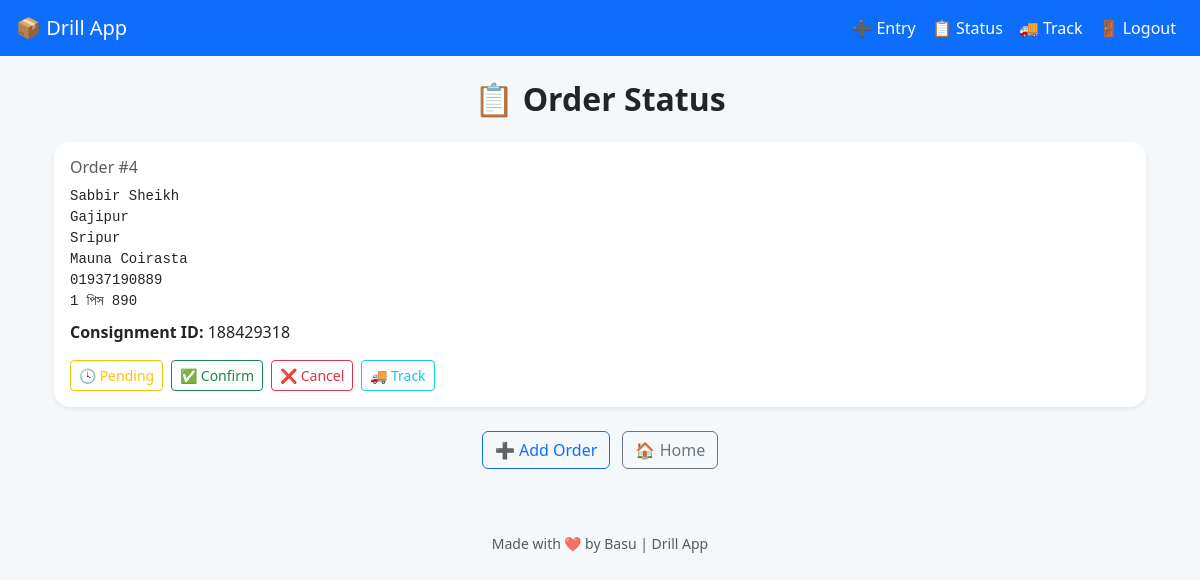
The app's page /status (signed in), older data.
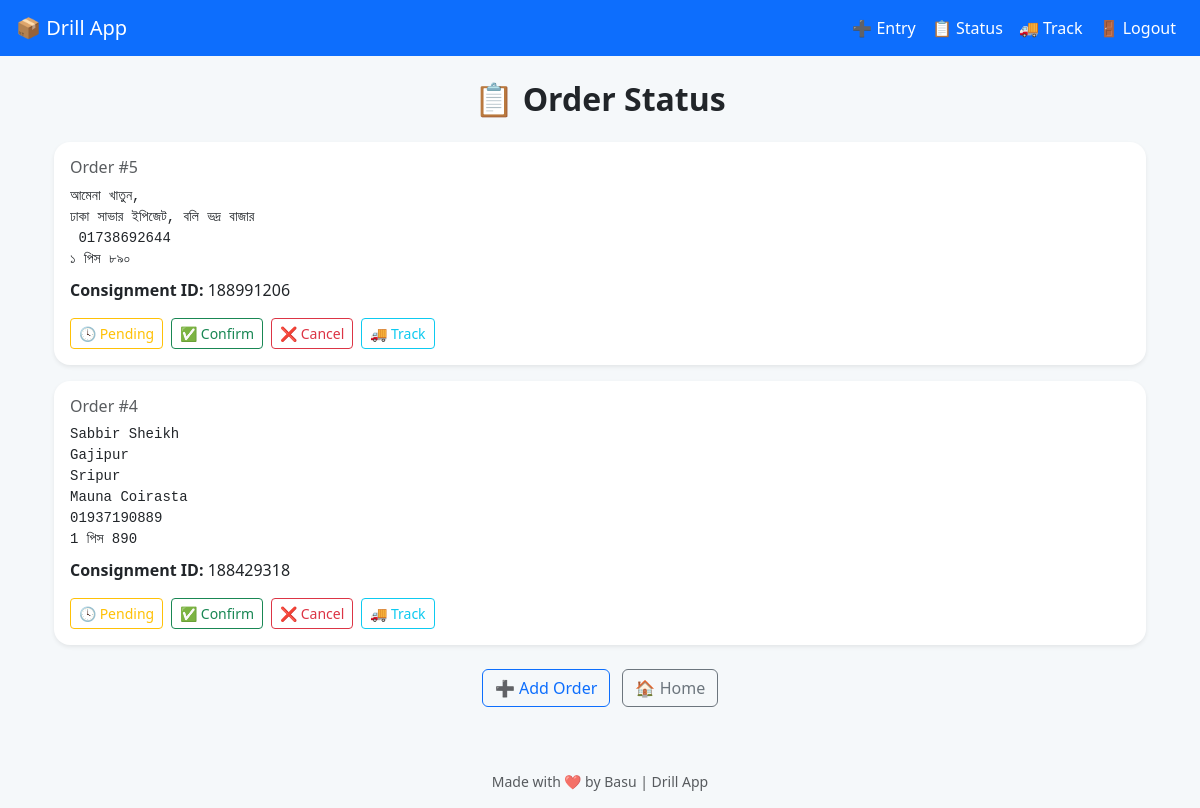
The same page, newer data.
### tables this page shows
CREATE TABLE orders (
                    id INTEGER PRIMARY KEY AUTOINCREMENT,
                    message TEXT,
                    status TEXT DEFAULT 'Pending',
                    consignment_id TEXT,
                    tracking_code TEXT,
                    user_id INTEGER,
                    FOREIGN KEY(user_id) REFERENCES users(id)
                );

### app.py (the view)
@app.route("/status")
def status():
    if "user_id" not in session:
        return redirect(url_for("login"))
    db = get_db()
    c = db.cursor()
    c.execute("SELECT * FROM orders WHERE user_id=? ORDER BY id DESC", (session["user_id"],))
    orders = c.fetchall()
    return render_template("status.html", orders=orders)

### app.py (called while the page is built)
def get_db():
    db = getattr(g, "_database", None)
    if db is None:
        need_init = not os.path.exists(DATABASE)
        db = g._database = sqlite3.connect(DATABASE)
        db.row_factory = sqlite3.Row
        if need_init:
            init_db(db)
    return db

@app.teardown_appcontext
def close_connection(exception):
    db = getattr(g, "_database", None)
    if db is not None:
        db.close()

### templates/status.html
{% extends "base.html" %}
{% block content %}
<div class="container mt-4">
  <h2 class="text-center fw-bold mb-4">📋 Order Status</h2>
  {% if orders %}
    {% for order in orders %}
      <div class="card mb-3 shadow-sm border-0">
        <div class="card-body">
          <h6 class="text-muted">Order #{{ order['id'] }}</h6>
          <pre class="mb-2" style="white-space: pre-wrap; word-wrap: break-word;">{{ order['message'] }}</pre>
          {% if order['consignment_id'] %}
            <p class="mb-2"><strong>Consignment ID:</strong> {{ order['consignment_id'] }}</p>
          {% endif %}
          <div class="d-flex flex-wrap gap-2 mt-3">
            <form action="{{ url_for('update_status', order_id=order['id'], new_status='Pending') }}" method="post">
              <button class="btn btn-outline-warning btn-sm">🕓 Pending</button>
            </form>
            <form action="{{ url_for('update_status', order_id=order['id'], new_status='Confirm') }}" method="post">
              <button class="btn btn-outline-success btn-sm">✅ Confirm</button>
            </form>
            <form action="{{ url_for('update_status', order_id=order['id'], new_status='Cancel') }}" method="post">
              <button class="btn btn-outline-danger btn-sm">❌ Cancel</button>
            </form>
            {% if order['consignment_id'] %}
            <a href="{{ url_for('track_order', order_id=order['id']) }}" class="btn btn-outline-info btn-sm">🚚 Track</a>
            {% endif %}
          </div>
        </div>
      </div>
    {% endfor %}
  {% else %}
    <div class="alert alert-secondary text-center">No orders found yet.</div>
  {% endif %}
  <div class="text-center mt-4">
    <a href="{{ url_for('entry') }}" class="btn btn-outline-primary me-2">➕ Add Order</a>
    <a href="{{ url_for('home') }}" class="btn btn-outline-secondary">🏠 Home</a>
  </div>
</div>
{% endblock %}

### templates/base.html (shortened to what this page needs)
<!DOCTYPE html>
<html lang="en">
<head>
  <link href="https://cdn.jsdelivr.net/npm/bootstrap@5.3.3/dist/css/bootstrap.min.css" rel="stylesheet">
</head>
<body>
<nav class="navbar navbar-expand-lg navbar-dark px-3">
  <a class="navbar-brand" href="{{ url_for('home') }}">📦 Drill App</a>
  <div class="collapse navbar-collapse" id="navbarNav">
    <ul class="navbar-nav ms-auto">
      {% if session.get('user_id') %}
        <li class="nav-item"><a class="nav-link" href="{{ url_for('entry') }}">➕ Entry</a></li>
        <li class="nav-item"><a class="nav-link" href="{{ url_for('status') }}">📋 Status</a></li>
        <li class="nav-item"><a class="nav-link" href="{{ url_for('track_all') }}">🚚 Track</a></li>
        <li class="nav-item"><a class="nav-link" href="{{ url_for('logout') }}">🚪 Logout</a></li>
      {% else %}
        <li class="nav-item"><a class="nav-link" href="{{ url_for('login') }}">🔑 Login</a></li>
      {% endif %}
    </ul>
  </div>
</nav>
<div class="container mt-4 mb-5">
  {% block content %}{% endblock %}
</div>
<footer class="text-center text-muted py-3 small">
  Made with ❤️ by Basu | Drill App
</footer>
</body>
</html>

### templates/base.html (style rules this page uses)
body { background-color: #f5f8fa; }
.navbar { background-color: #0d6efd; }
.navbar-brand, .nav-link { color: #fff !important; font-weight: 500; }
.card { border-radius: 1rem; }

Row changes from the older to the newer data that the page shows:
added orders: id "5", message "আমেনা খাতুন, ঢাকা সাভার ইপিজেট, বলি ভদ্র বাজার 01738692644 ১ পিস ৮৯০", consignment_id "188991206"
